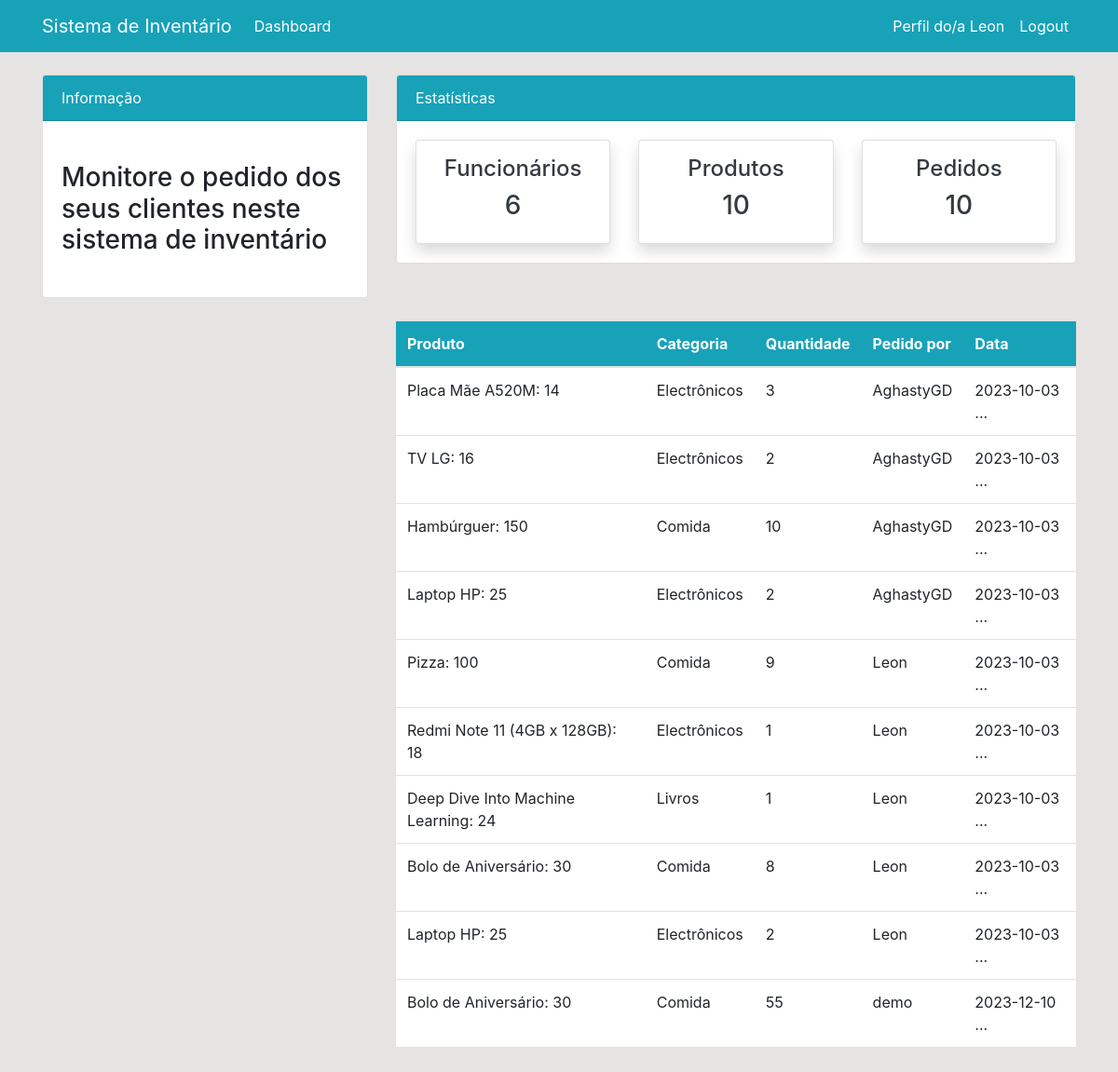
Before: /order/ (signed in) with the older database file.
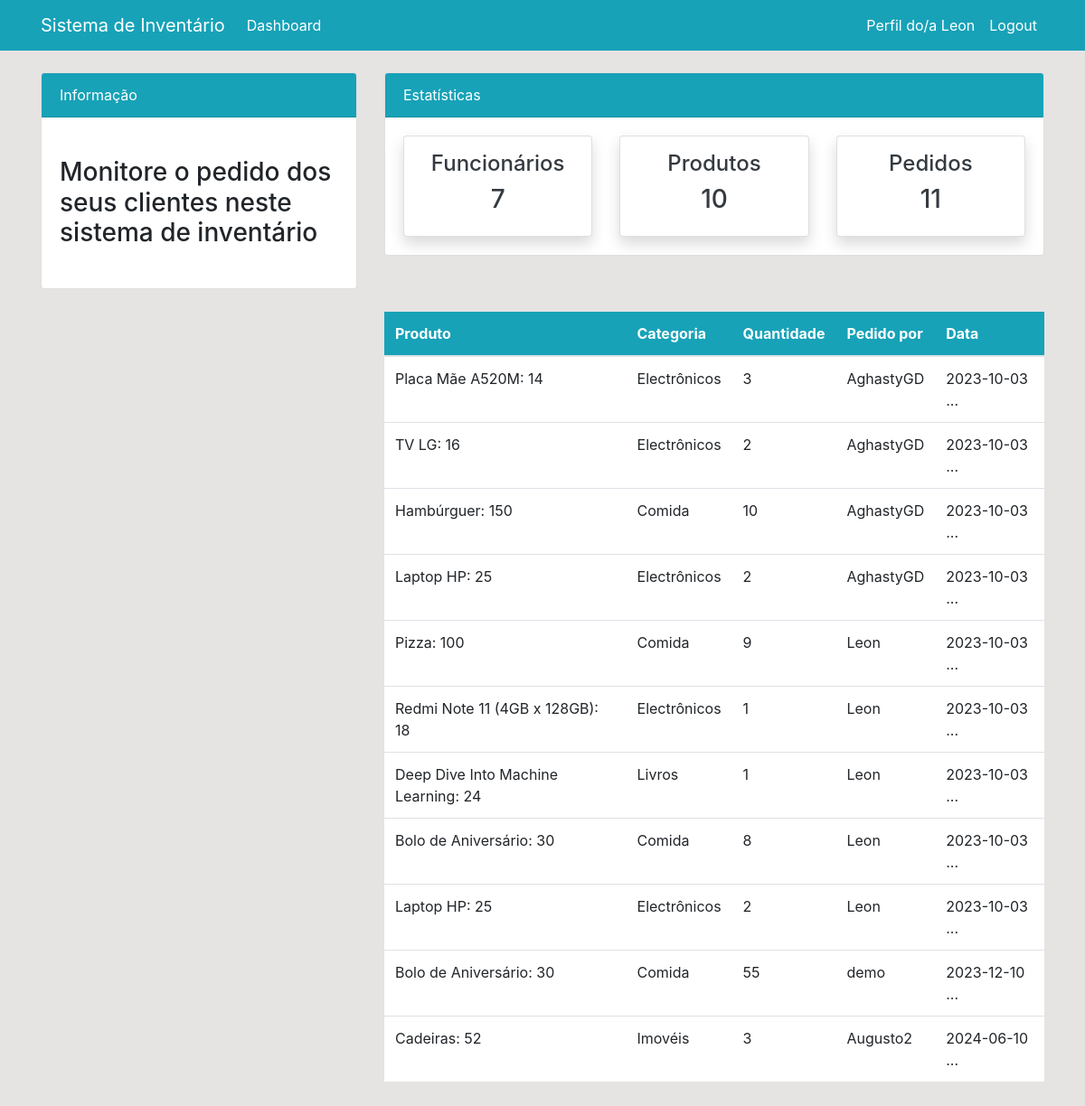
After: the same page with the newer database file.
### dashboard/models.py (models this page shows, shortened)
class Order(models.Model):
    product = models.ForeignKey(Product, on_delete=models.CASCADE)
    staff = models.ForeignKey(User, models.CASCADE, null=True)
    order_quantity = models.PositiveIntegerField(null=True)
    date = models.DateTimeField(auto_now_add=True)

class Product(models.Model):
    name = models.CharField(max_length=100)
    category = models.CharField(max_length=20, choices=CATEGORY, null=True)
    quantity = models.PositiveIntegerField(null=True)
    class Meta:
        verbose_name_plural = 'Produto'
    def __str__(self):
        return f'{self.name}: {self.quantity}'

### dashboard/views.py (the view)
# urls.py: path('order/', views.order, name='dashboard-order'),
@login_required
def order(request):
    orders = Order.objects.all()
    orders_count = orders.count()
    workers_count = User.objects.all().count()
    products_count = Product.objects.all().count()
    context = {
        'orders': orders,
        'workers_count': workers_count,
        'products_count': products_count,
        'orders_count': orders_count,
    }
    return render(request, 'dashboard/order.html', context)

### templates/dashboard/order.html (shortened to what this page needs)
{% extends 'partials/base.html' %}
{% block content %}
{% include 'partials/topnav.html' %}
 <div class="container">
    <div class="row my-4">
        <div class="col-md-4">
        </div>
        <div class="col-md-8">
            <table class="table bg-white">
                <thead class="bg-info">
                    <tr class="text-white">
                        <th scope="col">Produto</th>
                        <th scope="col">Categoria</th>
                        <th scope="col">Quantidade</th>
                        <th scope="col">Pedido por</th>
                        <th scope="col">Data</th>
                    </tr>
                </thead>
                <tbody>
                    {% for orders in orders %}
                    <tr>
                        <td>{{ orders.product }}
                        <td>{{ orders.product.category }}</td>
                        <td>{{ orders.order_quantity }}</td>
                        <td>
                            {{ orders.staff.username }}
                        </td>
                        <td>
                            {{ orders.date|truncatechars:15 }}
                        </td>
                    </tr>
                    {% endfor %}
                </tbody>
            </table>
        </div>
    </div>
</div>
{% endblock %}

### templates/partials/base.html (shortened to what this page needs)
{% load static %}
<!doctype html>
<html lang="pt-br">
  <head>
    <link rel="stylesheet" href="{% static 'assets/bootstrap.min.css' %}">
    <link rel="stylesheet" href="{% static 'style.css' %}">
  </head>
  <body>
    {% include 'partials/nav.html' %}
    {% block content %}{% endblock %}
  </body>
</html>

### templates/partials/nav.html (shortened to what this page needs)
 <nav class="navbar navbar-expand-lg navbar-info bg-info">
    {% if user.is_authenticated %}
    <div class="container">
        <a class="navbar-brand text-white" href="index.html">Sistema de Inventário</a>
        <div class="collapse navbar-collapse" id="navbarSupportedContent">
            <ul class="navbar-nav mr-auto">
                <li class="nav-item active">
                    <a class="nav-link text-white" href="{% url 'dashboard-index' %}">Dashboard </a>
                </li>
            </ul>
            <ul class="navbar-nav ml-auto">
                <li class="nav-item active">
                    <a class="nav-link text-white" href="{% url 'user-profile' %}"> Perfil do/a {{ user.username }}  </a>
                </li>
                <li class="nav-item">
                    <a class="nav-link text-white" href="{% url 'user-logout' %}">Logout</a>
                </li>
            </ul>
            {% endif %}
        </div>
    </div>
</nav>

### templates/partials/topnav.html (shortened to what this page needs)
<div class="container">
    <div class="row mt-4">
        <div class="col-md-4">
            <div class="card">
                <div class="card-header bg-info text-white">
                    Informação
                </div>
                <div class="card-body">
                    <marquee behavior="" direction="">
                        <h3 class="my-4">Monitore o pedido dos seus clientes neste sistema de inventário</h3>
                    </marquee>
                </div>
            </div>
        </div>
        <div class="col-md-8">
            <div class="card">
                <div class="card-header bg-info text-white">
                    Estatísticas
                </div>
                <div class="card-body">
                    <div class="row">
                        <div class="col-md-4">
                            <a class="text-decoration-none text-dark" href="{% url 'dashboard-staff' %}">
                                <div class="card my-card shadow text-center p-3">
                                    <h4>Funcionários </h4>
                                    <h3>{{ workers_count }}</h3>
                                </div>
                            </a>
                        </div>
                        <div class="col-md-4">
                            <a class="text-decoration-none text-dark" href="{% url 'dashboard-product' %}">
                                <div class="card my-card shadow text-center p-3">
                                    <h4>Produtos </h4>
                                    <h3>{{ products_count }}</h3>
                                </div>
                            </a>
                        </div>
                        <div class="col-md-4">
                            <a class="text-decoration-none text-dark" href="{% url 'dashboard-order' %}">
                                <div class="card my-card shadow text-center p-3">
                                    <h4>Pedidos </h4>
                                    <h3>{{ orders_count }}</h3>
                                </div>
                            </a>
                        </div>
                    </div>
                </div>
            </div>
        </div>
    </div>
</div>

### static/style.css (style rules this page uses)
body { background: rgb(230, 227, 227); }

Changed rows visible on the page:
added Order: product "Cadeiras: 52", product.category "Imovéis", order_quantity "3", staff.username "Augusto2", date "2024-06-10 ..."
Other visible differences:
{{ workers_count }}: "6" → "7"
{{ orders_count }}: "10" → "11"
